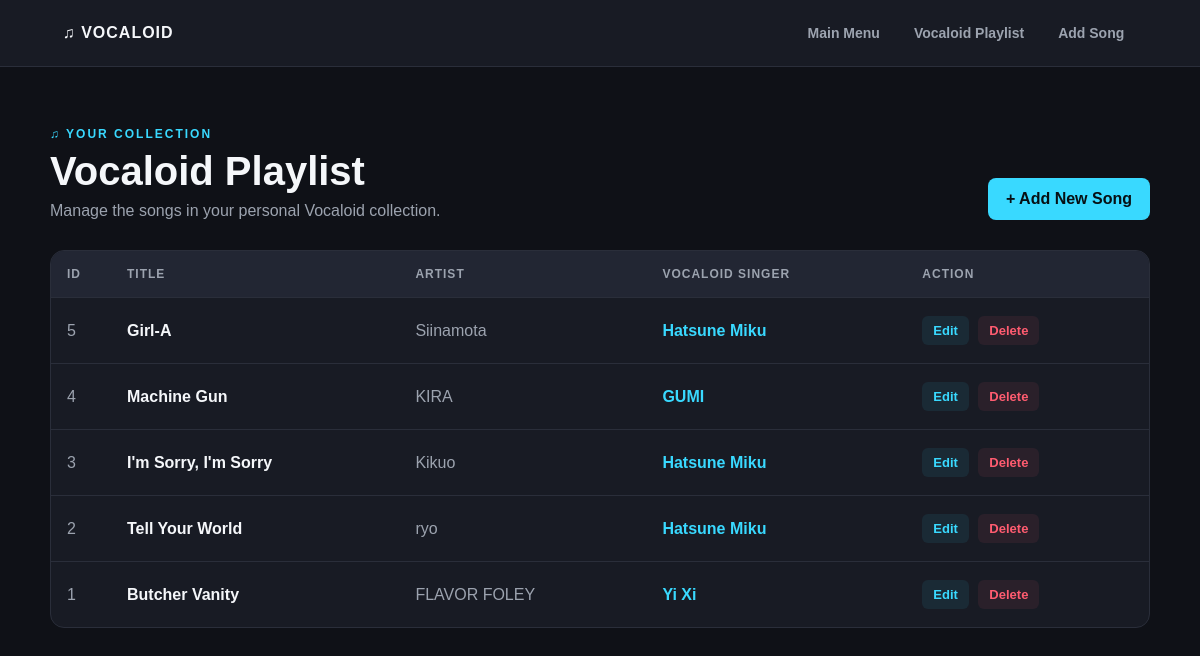
Screenshot of /pages/vplaylist_records.php with the database file from the repository.
### tables this page shows
CREATE TABLE `vplaylist` (
  `id` int(11) NOT NULL,
  `title` varchar(255) NOT NULL,
  `artist` varchar(255) NOT NULL,
  `vsinger` varchar(255) NOT NULL,
  `created_at` timestamp NOT NULL DEFAULT current_timestamp()
);

### pages/vplaylist_records.php (the view, shortened to what this page needs)
<?php
include "../db.php";
$result = mysqli_query(
    $conn,
    "SELECT id, title, artist, vsinger
     FROM vplaylist
     ORDER BY id DESC"
);
?>
<!doctype html>
<html lang="en">
<head>
    <link rel="stylesheet" href="../custom/recordstyle.css">
</head>
<body>
<?php include "../nav.php"; ?>
<main class="records-container">
    <section class="records-header">
        <div>
            <p class="eyebrow">♫ YOUR COLLECTION</p>
            <h1>Vocaloid Playlist</h1>
            <p class="records-description">
                Manage the songs in your personal Vocaloid collection.
            </p>
        </div>
        <a href="vplaylist_add.php" class="add-button">
            + Add New Song
        </a>
    </section>
    <section class="playlist-card">
        <div class="table-wrapper">
            <table>
                <thead>
                    <tr>
                        <th>ID</th>
                        <th>Title</th>
                        <th>Artist</th>
                        <th>Vocaloid Singer</th>
                        <th>Action</th>
                    </tr>
                </thead>
                <tbody>
                    <?php if (mysqli_num_rows($result) > 0) : ?>
                        <?php while ($row = mysqli_fetch_assoc($result)) : ?>
                            <tr>
                                <td class="song-id">
                                    <?php echo (int)$row['id']; ?>
                                </td>
                                <td class="song-title">
                                    <?php echo htmlspecialchars($row['title']); ?>
                                </td>
                                <td>
                                    <?php echo htmlspecialchars($row['artist']); ?>
                                </td>
                                <td class="singer">
                                    <?php echo htmlspecialchars($row['vsinger']); ?>
                                </td>
                                <td class="actions">
                                    <a
                                        href="vplaylist_edit.php?id=<?php echo (int)$row['id']; ?>"
                                        class="edit-button"
                                    >
                                        Edit
                                    </a>
                                    <a
                                        href="vplaylist_records.php?delete=<?php echo (int)$row['id']; ?>"
                                        class="delete-button"
                                        onclick="return confirm('Delete this song?');"
                                    >
                                        Delete
                                    </a>
                                </td>
                            </tr>
                        <?php endwhile; ?>
                    <?php endif; ?>
                </tbody>
            </table>
        </div>
    </section>
</main>
</body>
</html>

### nav.php
<?php
$scriptDir = dirname($_SERVER['SCRIPT_NAME']);
$basePath = basename($scriptDir) === 'pages'
    ? dirname($scriptDir)
    : $scriptDir;
?>
<nav
    style="
        display: flex;
        justify-content: center;
        padding: 16px;
        margin-bottom: 40px;
        border-bottom: 1px solid #2a2e3a;
        background: #181b24;
    "
>
    <div
        style="
            display: flex;
            align-items: center;
            justify-content: space-between;
            gap: 30px;
            width: min(1100px, 92%);
            flex-wrap: wrap;
        "
    >
        <a
            href="<?php echo $basePath; ?>/index.php"
            style="
                color: #f5f7fa;
                font-size: 16px;
                font-weight: bold;
                letter-spacing: 1px;
                text-decoration: none;
            "
        >
            ♫ VOCALOID
        </a>
        <div
            style="
                display: flex;
                gap: 8px;
                flex-wrap: wrap;
            "
        >
            <a
                href="<?php echo $basePath; ?>/index.php"
                style="
                    padding: 9px 13px;
                    border-radius: 7px;
                    color: #9ca3af;
                    font-size: 14px;
                    font-weight: bold;
                    text-decoration: none;
                "
            >
                Main Menu
            </a>
            <a
                href="<?php echo $basePath; ?>/pages/vplaylist_records.php"
                style="
                    padding: 9px 13px;
                    border-radius: 7px;
                    color: #9ca3af;
                    font-size: 14px;
                    font-weight: bold;
                    text-decoration: none;
                "
            >
                Vocaloid Playlist
            </a>
            <a
                href="<?php echo $basePath; ?>/pages/vplaylist_add.php"
                style="
                    padding: 9px 13px;
                    border-radius: 7px;
                    color: #9ca3af;
                    font-size: 14px;
                    font-weight: bold;
                    text-decoration: none;
                "
            >
                Add Song
            </a>
        </div>
    </div>
</nav>

### custom/recordstyle.css (style rules this page uses)
:root { --background: #0f1117; --surface: #181b24; --surface-hover: #222633; --cyan: #39d9ff; --purple: #a78bfa; --text: #f5f7fa; --muted: #9ca3af; --danger: #ff5c70; --border: #2a2e3a; }
* { box-sizing: border-box; margin: 0; padding: 0; }
body { min-height: 100vh; font-family: Arial, Helvetica, sans-serif; background: var(--background); color: var(--text); }
.records-container { width: min(1100px, 92%); margin: 60px auto; }
.records-header { display: flex; align-items: end; justify-content: space-between; gap: 30px; margin-bottom: 30px; }
.eyebrow { margin-bottom: 8px; font-size: 12px; font-weight: bold; letter-spacing: 2px; color: var(--cyan); }
.records-header h1 { margin-bottom: 8px; font-size: 40px; }
.records-description { color: var(--muted); }
.add-button { display: inline-block; padding: 12px 18px; border-radius: 8px; color: #071014; background: var(--cyan); text-decoration: none; font-weight: bold; white-space: nowrap; transition: 0.2s ease; }
.playlist-card { overflow: hidden; border: 1px solid var(--border); border-radius: 14px; background: var(--surface); }
.table-wrapper { width: 100%; overflow-x: auto; }
table { width: 100%; border-collapse: collapse; }
thead { background: var(--surface-hover); }
th { padding: 16px; text-align: left; font-size: 12px; letter-spacing: 1px; text-transform: uppercase; color: var(--muted); }
td { padding: 18px 16px; border-top: 1px solid var(--border); color: var(--muted); }
tbody tr { transition: background 0.2s ease; }
.song-id { width: 60px; color: var(--muted); }
.song-title { font-weight: bold; color: var(--text); }
.singer { font-weight: bold; color: var(--cyan); }
.actions { white-space: nowrap; }
.edit-button, .delete-button { display: inline-block; padding: 7px 11px; border-radius: 6px; text-decoration: none; font-size: 13px; font-weight: bold; transition: 0.2s ease; }
.edit-button { color: var(--cyan); background: rgba(57, 217, 255, 0.08); }
.delete-button { margin-left: 5px; color: var(--danger); background: rgba(255, 92, 112, 0.08); }

### rows the page displays
vplaylist: id "5", title "Girl-A", artist "Siinamota", vsinger "Hatsune Miku"
vplaylist: id "4", title "Machine Gun", artist "KIRA", vsinger "GUMI"
vplaylist: id "3", title "I'm Sorry, I'm Sorry", artist "Kikuo", vsinger "Hatsune Miku"
vplaylist: id "2", title "Tell Your World", artist "ryo", vsinger "Hatsune Miku"
vplaylist: id "1", title "Butcher Vanity", artist "FLAVOR FOLEY", vsinger "Yi Xi"
